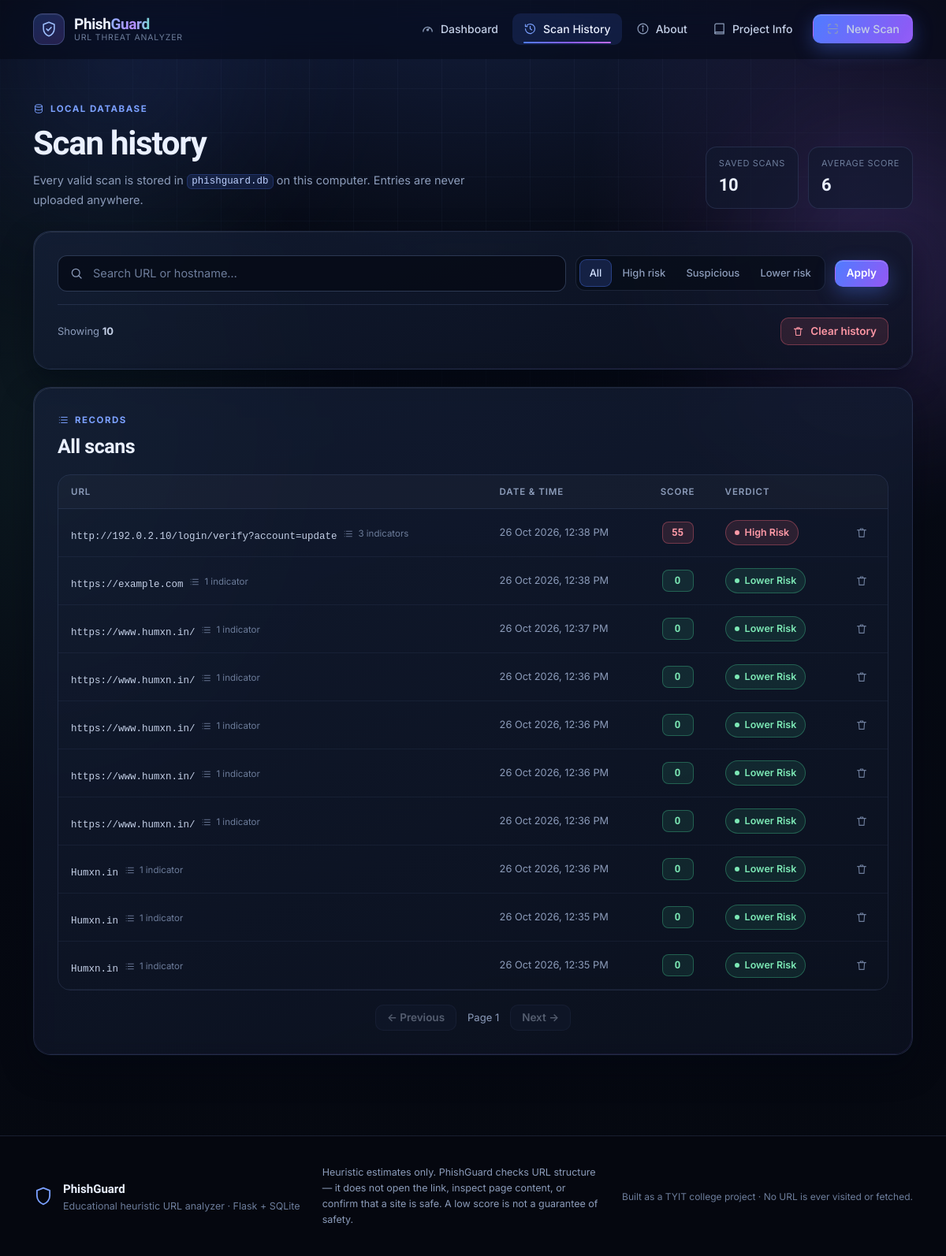
The app's page /history with its own data.
### tables this page shows
CREATE TABLE scans (
                id INTEGER PRIMARY KEY AUTOINCREMENT,
                url TEXT NOT NULL,
                score INTEGER NOT NULL,
                verdict TEXT NOT NULL,
                indicators TEXT NOT NULL,
                scanned_at TEXT NOT NULL
            , normalized_url TEXT, findings_json TEXT, hostname TEXT);

### app.py (the view)
    @app.get("/history")
    def history():
        search = (request.args.get("q") or "").strip()[: config.MAX_QUERY_LENGTH]
        mode = request.args.get("risk", "all")
        if mode not in db.MODES:
            mode = "all"
        page = request.args.get("page", 1, type=int) or 1
        page = max(1, page)
        per_page = 25
        try:
            rows = db.get_history(search=search, mode=mode, limit=per_page * page + 1)
            stats = db.get_stats()
        except sqlite3.DatabaseError:
            log.exception("Could not load history")
            abort(503, description="The scan history database is temporarily unavailable.")
        has_more = len(rows) > per_page * page
        visible = rows[(page - 1) * per_page: page * per_page]
        items = []
        for row in visible:
            items.append({
                "row": row,
                "findings": db.load_findings(row),
                "slug": db.risk_slug(row["verdict"]),
            })
        return render_template(
            "history.html",
            items=items,
            search=search,
            mode=mode,
            stats=stats,
            page=page,
            per_page=per_page,
            has_more=has_more,
            last_id=visible[-1]["id"] if visible else 0,
        )

### core/database.py (called while the page is built, shortened)
def _connect() -> sqlite3.Connection:
    con = sqlite3.connect(config.DB_PATH)
    con.row_factory = sqlite3.Row
    return con

def get_history(search: str = "", mode: str = "all", limit: int = 200) -> List[sqlite3.Row]:
    clauses: List[str] = []
    params: List[object] = []
    search = (search or "").strip()[:config.MAX_QUERY_LENGTH]
    if search:
        escaped = search.replace("\\", "\\\\").replace("%", "\\%").replace("_", "\\_")
        clauses.append("(url LIKE ? ESCAPE '\\' OR hostname LIKE ? ESCAPE '\\')")
        params.extend([f"%{escaped}%", f"%{escaped}%"])
    risk_clause = RISK_FILTERS.get(mode)
    if risk_clause:
        clauses.append(risk_clause)
    where = f"WHERE {' AND '.join(clauses)}" if clauses else ""
    con = _connect()
    try:
        return con.execute(
            f"SELECT * FROM scans {where} ORDER BY id DESC LIMIT ?",
            (*params, int(limit)),
        ).fetchall()
    finally:
        con.close()

def parse_stored_time(value: str) -> Optional[datetime]:
    if not value:
        return None
    try:
        return datetime.fromisoformat(value)
    except (TypeError, ValueError):
        return None

def format_time(value: str, fmt: str = "%d %b %Y, %I:%M %p") -> str:
    dt = parse_stored_time(value)
    if dt is None:
        return value or "—"
    if dt.tzinfo is not None:
        dt = dt.astimezone()
    return dt.strftime(fmt)

def load_findings(row, default_indicators: str = "") -> List[dict]:
    raw = row["findings_json"] if "findings_json" in row.keys() else None
    indicators = (row["indicators"] if "indicators" in row.keys() else default_indicators) or ""
    legacy = []
    for text in str(indicators).split("|"):
        text = text.strip()
        if text:
            legacy.append({
                "code": "legacy",
                "title": text,
                "detail": "Recorded by an earlier version of PhishGuard.",
                "points": 0,
                "severity": "info",
            })
    return legacy

def risk_slug(verdict: str) -> str:
    return {
        "High Risk": "high",
        "Suspicious": "suspicious",
        "Lower Risk": "low",
        "Invalid URL": "invalid",
    }.get(verdict, "low")

### core/security.py (called while the page is built, shortened)
def _current_token() -> str:
    token = session.get(TOKEN_SESSION_KEY)
    if not token:
        token = secrets.token_urlsafe(32)
        session[TOKEN_SESSION_KEY] = token
    return token

    def _verify(self):
        if request.method not in PROTECTED_METHODS:
            return None

### templates/history.html (shortened to what this page needs)
{% extends "base.html" %}
{% from "_finding.html" import finding_row %}
{% from "_gauge.html" import risk_gauge %}
{% block content %}
<section class="page-head">
  <div>
    <p class="eyebrow"><svg class="icon" aria-hidden="true"><use href="#i-database"></use></svg>Local database</p>
    <h1 class="page-title">Scan history</h1>
    <p class="page-sub">
      Every valid scan is stored in <code>phishguard.db</code> on this computer.
      Entries are never uploaded anywhere.
    </p>
  </div>
  <div class="head-stats" aria-label="History summary">
    <div class="mini-stat"><span class="mini-label">Saved scans</span><span class="mini-value">{{ stats.total }}</span></div>
    <div class="mini-stat"><span class="mini-label">Average score</span><span class="mini-value">{{ stats.average_score }}</span></div>
  </div>
</section>
<section class="panel filter-panel" aria-labelledby="filter-title">
  <form class="filter-form" method="get" action="{{ url_for('history') }}" role="search">
    <div class="filter-search">
      <span class="input-icon" aria-hidden="true"><svg class="icon"><use href="#i-search"></use></svg></span>
      <input id="q" name="q" type="search" class="url-input" placeholder="Search URL or hostname…"
             value="{{ search }}" maxlength="200" autocomplete="off">
    </div>
    <div class="segmented" role="group" aria-label="Filter by risk level">
      {% for value, label in [('all', 'All'), ('high', 'High risk'), ('suspicious', 'Suspicious'), ('lower', 'Lower risk')] %}
        <label class="seg">
          <span>{{ label }}</span>
        </label>
      {% endfor %}
    </div>
    <button type="submit" class="btn btn-primary btn-sm">Apply</button>
  </form>
  {% if stats.total %}
  <div class="filter-summary">
    <span>
      Showing <strong>{{ items|length }}</strong>{% if has_more %} result{{ '' if items|length == 1 else 's' }} on this page{% endif %}
    </span>
    {% if allow_clear_history %}
    <button type="button" class="btn btn-danger btn-sm" id="clearHistoryBtn"
            data-dialog-target="clearDialog">
      <svg class="icon" aria-hidden="true"><use href="#i-trash"></use></svg>Clear history
    </button>
    {% endif %}
  </div>
  {% endif %}
</section>
<section class="panel" aria-labelledby="table-title">
  <div class="panel-head panel-head-row">
    <div>
      <p class="eyebrow"><svg class="icon" aria-hidden="true"><use href="#i-list"></use></svg>Records</p>
      <h2 id="table-title">All scans</h2>
    </div>
  </div>
  {% if items %}
  <div class="table-wrap">
    <table class="data-table history-table">
      <thead>
        <tr>
          <th scope="col">URL</th>
          <th scope="col">Date &amp; time</th>
          <th scope="col" class="col-num">Score</th>
          <th scope="col">Verdict</th>
          <th scope="col" class="col-actions"><span class="sr-only">Actions</span></th>
        </tr>
      </thead>
      <tbody>
        {% for item in items %}
        {% set row = item.row %}
        <tr class="history-row">
          <td class="cell-url" data-label="URL">
            <span class="mono-url" title="{{ row['url'] }}">{{ row['url']|shorten(72) }}</span>
            {% if item.findings %}
            <button type="button" class="details-toggle" data-details-toggle aria-expanded="false"
                    aria-controls="details-{{ row['id'] }}">
              <svg class="icon" aria-hidden="true"><use href="#i-list"></use></svg>
              {{ item.findings|length }} indicator{{ '' if item.findings|length == 1 else 's' }}
            </button>
            {% endif %}
          </td>
          <td class="cell-time" data-label="Date &amp; time">{{ format_time(row['scanned_at']) }}</td>
          <td class="cell-score" data-label="Score">
            <span class="mini-score mini-{{ item.slug }}">{{ row['score'] }}</span>
          </td>
          <td data-label="Verdict">
            <span class="badge badge-{{ item.slug }}">
              <span class="badge-dot" aria-hidden="true"></span>{{ row['verdict'] }}
            </span>
          </td>
          <td class="cell-actions" data-label="Actions">
            <form method="post" action="{{ url_for('delete_history_item', scan_id=row['id']) }}"
                  class="inline-form" data-confirm="Delete this scan record? This cannot be undone.">
              <button type="submit" class="icon-btn" title="Delete this record" aria-label="Delete scan record {{ row['id'] }}">
                <svg class="icon" aria-hidden="true"><use href="#i-trash"></use></svg>
              </button>
            </form>
          </td>
        </tr>
        {% endfor %}
      </tbody>
    </table>
  </div>
  <nav class="pager" aria-label="Pagination">
    {% if page > 1 %}
      <a class="btn btn-ghost btn-sm" href="{{ url_for('history', q=search, risk=mode, page=page-1) }}">← Previous</a>
    {% else %}
      <span class="btn btn-ghost btn-sm is-disabled" aria-disabled="true">← Previous</span>
    {% endif %}
    <span class="pager-info">Page {{ page }}</span>
    {% if has_more %}
      <a class="btn btn-ghost btn-sm" href="{{ url_for('history', q=search, risk=mode, page=page+1) }}">Next →</a>
    {% else %}
      <span class="btn btn-ghost btn-sm is-disabled" aria-disabled="true">Next →</span>
    {% endif %}
  </nav>
  {% endif %}
</section>
{% endblock %}

### templates/base.html (shortened to what this page needs)
<!doctype html>
<html lang="en">
<head>
  <link rel="stylesheet" href="{{ url_for('static', filename='css/style.css') }}">
</head>
<body class="{% block body_class %}{% endblock %}">
  <div class="ambient" aria-hidden="true">
    <span class="orb orb-1"></span>
    <span class="orb orb-2"></span>
    <span class="grid-overlay"></span>
  </div>
  <header class="site-header" id="siteHeader">
    <nav class="nav container" aria-label="Primary">
      <a class="brand" href="{{ url_for('index') }}">
        <span class="brand-mark"><svg class="icon" aria-hidden="true"><use href="#i-shield-check"></use></svg></span>
        <span class="brand-text">
          <span class="brand-name">Phish<span>Guard</span></span>
          <span class="brand-tag">URL Threat Analyzer</span>
        </span>
      </a>
      {% set nav = request.endpoint %}
      <ul class="nav-links" id="navLinks">
        <li><a href="{{ url_for('index') }}" class="{{ 'is-active' if nav == 'index' }}"><svg class="icon" aria-hidden="true"><use href="#i-gauge"></use></svg>Dashboard</a></li>
        <li><a href="{{ url_for('history') }}" class="{{ 'is-active' if nav in ('history', 'delete_history_item') }}"><svg class="icon" aria-hidden="true"><use href="#i-history"></use></svg>Scan History</a></li>
        <li><a href="{{ url_for('about') }}" class="{{ 'is-active' if nav == 'about' }}"><svg class="icon" aria-hidden="true"><use href="#i-info"></use></svg>About</a></li>
        <li><a href="{{ url_for('about') }}#project" class="{{ 'is-active' if False }}"><svg class="icon" aria-hidden="true"><use href="#i-book"></use></svg>Project Info</a></li>
        <li class="nav-cta"><a class="btn btn-primary btn-sm" href="{{ url_for('index') }}#scanner">
          <svg class="icon" aria-hidden="true"><use href="#i-scan"></use></svg>New Scan</a></li>
      </ul>
    </nav>
  </header>
  <main id="main" class="container page">
    {% block content %}{% endblock %}
  </main>
  <footer class="site-footer">
    <div class="container footer-inner">
      <div class="footer-brand">
        <svg class="icon" aria-hidden="true"><use href="#i-shield"></use></svg>
        <div>
          <strong>PhishGuard</strong>
          <p>Educational heuristic URL analyzer · Flask + SQLite</p>
        </div>
      </div>
      <p class="footer-note">{{ disclaimer }}</p>
      <p class="footer-meta">Built as a TYIT college project · No URL is ever visited or fetched.</p>
    </div>
  </footer>
</body>
</html>

### records on screen
scans: url|shorten "http://192.0.2.10/login/verify?account=update", scanned_at "26 Oct 2026, 12:38 PM", score "55", verdict "High Risk"
scans: url|shorten "https://example.com", scanned_at "26 Oct 2026, 12:38 PM", score "0", verdict "Lower Risk"
scans: url|shorten "https://www.humxn.in/", scanned_at "26 Oct 2026, 12:37 PM", score "0", verdict "Lower Risk"
scans: url|shorten "https://www.humxn.in/", scanned_at "26 Oct 2026, 12:36 PM", score "0", verdict "Lower Risk"
scans: url|shorten "https://www.humxn.in/", scanned_at "26 Oct 2026, 12:36 PM", score "0", verdict "Lower Risk"
scans: url|shorten "https://www.humxn.in/", scanned_at "26 Oct 2026, 12:36 PM", score "0", verdict "Lower Risk"
scans: url|shorten "https://www.humxn.in/", scanned_at "26 Oct 2026, 12:36 PM", score "0", verdict "Lower Risk"
scans: url|shorten "Humxn.in", scanned_at "26 Oct 2026, 12:36 PM", score "0", verdict "Lower Risk"
scans: url|shorten "Humxn.in", scanned_at "26 Oct 2026, 12:35 PM", score "0", verdict "Lower Risk"
scans: url|shorten "Humxn.in", scanned_at "26 Oct 2026, 12:35 PM", score "0", verdict "Lower Risk"

### other values on screen
{{ stats.total }} "10"
{{ stats.average_score }} "6"
{{ label }} "All" "High risk" "Suspicious" "Lower risk"
{{ items|length }} "10"
{{ item.findings|length }} "3" "1" "1" "1" "1" "1" "1" "1" "1" "1"
{{ '' if item.findings|length == 1 else 's' }} "s"
{{ page }} "1"
{{ disclaimer }} "Heuristic estimates only. PhishGuard checks URL structure — it does not open the link, inspect page content, or confirm that a site is safe. A low score is not a guarantee of safety."
